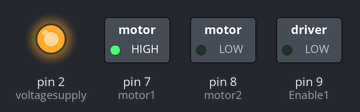
The sketch below on a simulated Arduino Uno, built with avr-gcc and run on an emulated ATmega328P. Parts: switched loads named in the sketch (green lamp = pin HIGH), output pins drawn as LEDs (lit = HIGH).

Above: at 0.1 s.
Timing chart, 0 to 1.6 s (numbered marks = the images above):
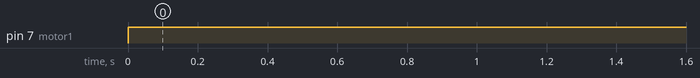

Measured:
- by itself, pin 7 (motor1): LOW → HIGH at 0.00 s

The sketch:

pwm_deneme.ino
```cpp
#define Enable1 9
#define motor1 7
#define motor2 8
#define voltagesupply 2

void setup() {
   pinMode(Enable1,OUTPUT);
   pinMode(motor1,OUTPUT);
   pinMode(motor2,OUTPUT);
   pinMode(voltagesupply,OUTPUT);
   digitalWrite(voltagesupply,HIGH);
  // put your setup code here, to run once:


}

void loop() {

  int deger = map(Enable1,0,1023,0,255);   // burda enable1 in aralığını 0 ile 1023 den 0 ile 255 aralığına çektim kaya anlamzsan anlatırım bi ara yani pwm denerken 0 ile 255 arasında değerler giricem

     digitalWrite(motor1,HIGH);
     digitalWrite(motor2,LOW);

    analogWrite(deger,200);


  // put your main code here, to run repeatedly:

}
```
